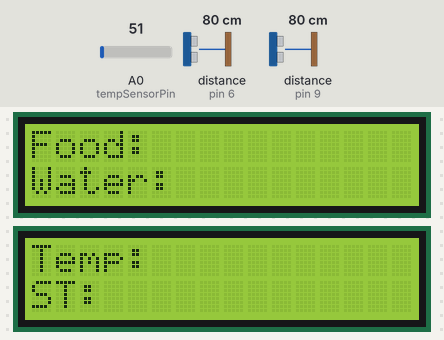
A sketch run on a simulated Arduino Uno, built with avr-gcc and run on an emulated ATmega328P. On the bench: 2 × 16×2 character LCD. The test bench sets the inputs (shaded band); at power-on: distance to the obstacle (sensors on pin 6, pin 9) 80 cm, A0 (tempSensorPin) = 51. The echo pulse lasts 58.3 µs per cm; WiFi joins after 1.5 s; servers stay silent unless stated.

Above: at 3.1 s.
3.2 s: distance to the obstacle (sensor on pin 6) set to 86 cm
At 12.5 s:
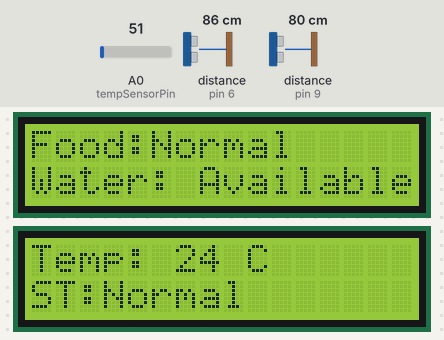
13.4 s: distance to the obstacle (sensor on pin 9) set to 22 cm
23.1 s: distance to the obstacle (sensor on pin 9) set to 18 cm
At 32.4 s:
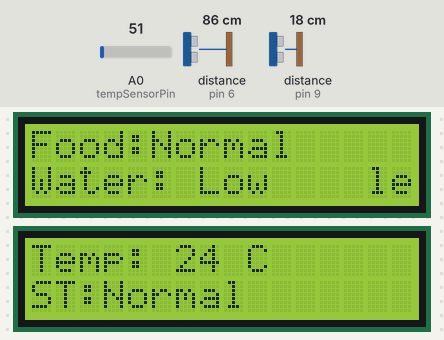
33.4 s: A0 (tempSensorPin) set to 61
At 42.3 s:
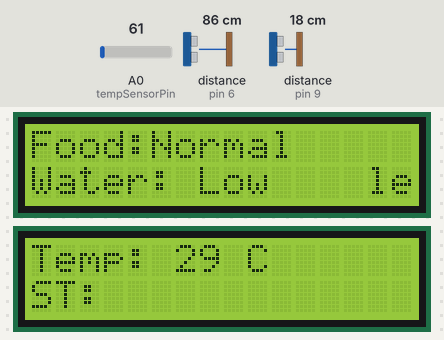
43.4 s: distance to the obstacle (sensor on pin 6) set to 2 cm
At 53.1 s:
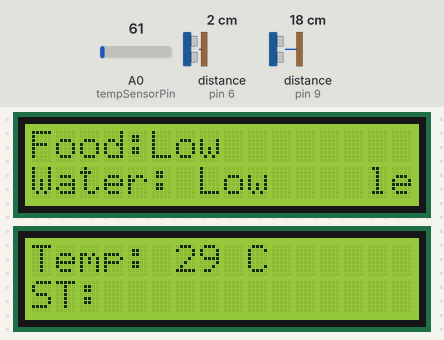
53.4 s: A0 (tempSensorPin) set to 67
At 62.2 s:
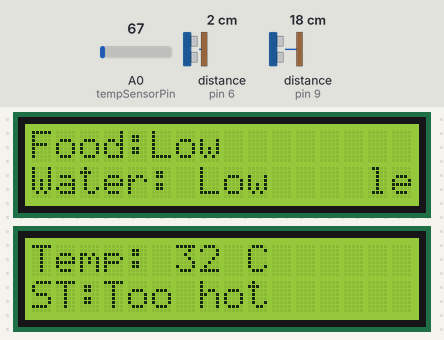
Timing chart, 0 to 63.7 s (numbered marks = the images above; inputs shaded):
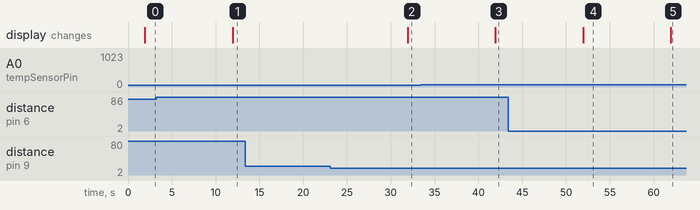

Measured:
- the behaviour switches between 80 and 81 cm on distance to the obstacle (sensor on pin 6) (found by bisection; images 0 and 1)
- the behaviour switches between 21 and 20 cm on distance to the obstacle (sensor on pin 9) (found by bisection; images 1 and 2)
- the behaviour switches between 63 and 64 on A0 (tempSensorPin) (found by bisection; images 4 and 5)
- after the input at 3.2 s, the display: changes after 8.8 s (image 1)
- after the input at 13.4 s, every drawn part: stays the same
- after the input at 23.1 s, the display: changes after 8.8 s (image 2)
- after the input at 33.4 s, the display: changes after 8.5 s (image 3)
- after the input at 43.4 s, the display: changes after 8.5 s (image 4)
- after the input at 53.4 s, the display: changes after 8.5 s (image 5)

The sketch:

sketch_dec17b.ino
```cpp
#define BLYNK_TEMPLATE_ID "TMPL2M9UB5jU0"
#define BLYNK_TEMPLATE_NAME "LIVESTOCK"
#define BLYNK_AUTH_TOKEN "N1hpw5mriYUFp3jb1WGwsny7hijVSFX4"
char auth[] = "N1hpw5mriYUFp3jb1WGwsny7hijVSFX4";

#include <LiquidCrystal.h>
#include <BlynkSimpleStream.h>

// Constants for sensors and actuators
const int tempSensorPin = A0;
const int foodTrigPin = 7;
const int foodEchoPin = 6;
const int waterTrigPin = 10;
const int waterEchoPin = 9;
const int rs1 = 12, en1 = 11, d41 = 5, d51 = 4, d61 = 3, d71 = 2; // LCD 1 pins
const int rs2 = A2, en2 = A1, d42 = A4, d52 = A5, d62 = 13, d72 = A3; // LCD 2 pins, D72 on A3
const int containerHeight = 200;
const int waterContainerHeight = 100;


// Objects
LiquidCrystal lcd1(rs1, en1, d41, d51, d61, d71); // LCD for Food/Water
LiquidCrystal lcd2(rs2, en2, d42, d52, d62, d72); // LCD for Temperature/Status

BlynkTimer timer;
const unsigned long interval = 10000;

void setup() {
  Serial.begin(9600);
  Blynk.begin(Serial, auth);
  pinMode(foodTrigPin, OUTPUT);
  pinMode(foodEchoPin, INPUT);
  pinMode(waterTrigPin, OUTPUT);
  pinMode(waterEchoPin, INPUT);
  pinMode(13, OUTPUT); //Setting the pin 13 as output

  lcd1.begin(16, 2);
  lcd1.print("Food:   ");
  lcd1.setCursor(0, 1);
  lcd1.print("Water:   ");

  lcd2.begin(16, 2);
  lcd2.print("Temp:  ");
  lcd2.setCursor(0, 1);
  lcd2.print("ST:    ");

  timer.setInterval(interval, sendSensorData);
}

void loop() {
  Blynk.run();
  timer.run();
}

void sendSensorData() {
  // 1. Temperature Reading (LM35)
  int tempReading = analogRead(tempSensorPin);
  int temperatureC = (tempReading * 5.0 / 1024.0) * 100.0;

  Blynk.virtualWrite(V1, temperatureC);

  // Displaying the temperature on the second LCD
  lcd2.setCursor(6, 0);
  lcd2.print(" "); // Clear previous value
  lcd2.setCursor(6, 0);
  lcd2.print(temperatureC);
  lcd2.print(" C");

  // Displaying the status on the second LCD
  lcd2.setCursor(3, 1);
  lcd2.print("           "); // Clear previous status (longer for potential longer text)
  lcd2.setCursor(3, 1);
  if (temperatureC > 30) {
    lcd2.print("Too hot       ");
  } else if (temperatureC < 15) {
    lcd2.print("Too cold      ");
  } else if (temperatureC >= 20 && temperatureC <= 28) {
    lcd2.print("Normal      ");
  }

  // 2. Water Level Reading (Ultrasonic)
  long durationWater, distanceWater;
  digitalWrite(waterTrigPin, LOW);
  delayMicroseconds(2);
  digitalWrite(waterTrigPin, HIGH);
  delayMicroseconds(10);
  digitalWrite(waterTrigPin, LOW);
  durationWater = pulseIn(waterEchoPin, HIGH);
  distanceWater = durationWater * 0.034 / 2;
  int waterLevel = distanceWater;

  if (durationWater == 0) {
    lcd1.setCursor(7, 1);
    lcd1.print("Error!     ");
  } else {
    distanceWater = durationWater * 0.034 / 2;
    int waterLevel = distanceWater;

    Blynk.virtualWrite(V3, waterLevel);

    lcd1.setCursor(7, 1);
    if (waterLevel < 20) {
      lcd1.print("Low    ");
    } else {
      lcd1.print("Available   ");
    }
  }

  // 3. Food Level Reading (Ultrasonic)
  long duration, distance;
  digitalWrite(foodTrigPin, LOW);
  delayMicroseconds(2);
  digitalWrite(foodTrigPin, HIGH);
  delayMicroseconds(10);
  digitalWrite(foodTrigPin, LOW);
  duration = pulseIn(foodEchoPin, HIGH);
  distance = duration * 0.034 / 2;
  int foodLevel = distance;

  if (duration == 0) {
    lcd1.setCursor(5, 0);
  } else {
    distance = duration * 0.034 / 2;
    int foodLevel = distance;
    Blynk.virtualWrite(V2, foodLevel);

    lcd1.setCursor(0, 0);
    lcd1.print("Food:     ");

    if (foodLevel <= 0) {
      lcd1.setCursor(5, 0);
      lcd1.print("EMPTY!  ");
    } else if (foodLevel < 80 && foodLevel > 0) {
      lcd1.setCursor(5, 0);
      lcd1.print("Low    ");
    } else {
      lcd1.setCursor(5, 0);
      lcd1.print("Normal   ");
    }
  }
  Blynk.virtualWrite(V1, temperatureC);
  Blynk.virtualWrite(V2, foodLevel);
  Blynk.virtualWrite(V3, waterLevel);
  delay(100);
}
```
